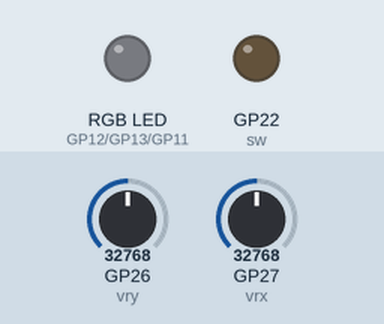
This program was run on a simulated Raspberry Pi Pico running MicroPython. Shown: an RGB LED mixed from three pins (HIGH = lit), output pins drawn as LEDs (lit = HIGH). Inputs (shaded band) come from the test bench; at power-on: GP26 (vry) = 32768, GP27 (vrx) = 32768 (analog values on the 0–65535 scale). What the program prints to the serial console is not drawn.

Above: at 0.4 s.
Timing chart, 0 to 1.9 s (numbered marks = the images above):
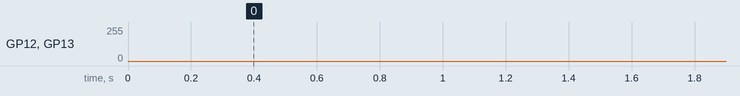

The program:

Joystick.py
```python
from machine import Pin, ADC, PWM
import time
time.sleep(0.1)

# Configuração dos pinos do joystick
vrx = ADC(Pin(27)) # Eixo X
vry = ADC(Pin(26)) # Eixo Y
sw = Pin(22, Pin.PULL_DOWN) # Botão

# Configuração dos pinos dos LEDs
led_r = PWM(Pin(12, Pin.OUT))
led_g = PWM(Pin(13, Pin.OUT))
led_b = PWM(Pin(11, Pin.OUT))

# Definição das frequências dos PWMs dos LEDs
led_r.freq(500)
led_g.freq(500)
led_b.freq(500)

# Função para mapear o valor do joystick para o brilho do LED
def map_value(value, in_min, in_max, out_min, out_max):
  return int((value - in_min) * (out_max - out_min) / (in_max - in_min) + out_min)

# Loop principal
while True:
  print(vrx.read_u16())
  print(vry.read_u16())
  x_val = vrx.read_u16()
  y_val = vry.read_u16()

  # Mapeia os valores do joystick para os valores de PWM dos LEDs
  led_r.duty_u16(x_val)
  led_g.duty_u16(y_val)
  led_b.duty_u16(x_val // 2 + y_val // 2)

  if sw.value() == 0: # Se o botão do joystick for pressionado
    led_r.duty_u16(0)
    led_g.duty_u16(0)
    led_b.duty_u16(0)

  # Pequena pausa para não sobrecarregar o processador.
  time.sleep_ms(1)
```
